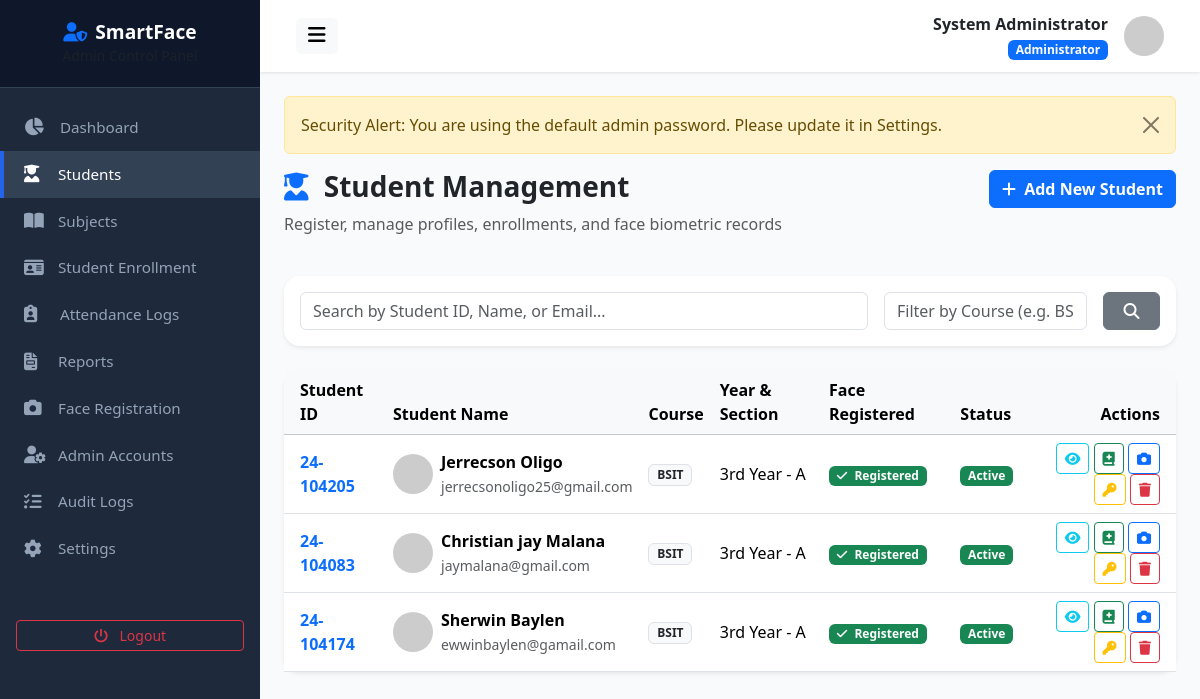
The app's page /admin/students.php (signed in) with its own data.
### tables this page shows
CREATE TABLE `users` (
  `id` int(11) NOT NULL AUTO_INCREMENT,
  `student_id` varchar(50) DEFAULT NULL,
  `first_name` varchar(100) NOT NULL,
  `middle_name` varchar(100) DEFAULT NULL,
  `last_name` varchar(100) NOT NULL,
  `email` varchar(150) NOT NULL,
  `username` varchar(100) NOT NULL,
  `password` varchar(255) NOT NULL,
  `role` enum('admin','student') NOT NULL DEFAULT 'student',
  `course` varchar(100) DEFAULT NULL,
  `year_level` varchar(20) DEFAULT NULL,
  `section` varchar(50) DEFAULT NULL,
  `contact_number` varchar(30) DEFAULT NULL,
  `profile_picture` varchar(255) DEFAULT 'default_avatar.png',
  `face_registered` tinyint(1) DEFAULT 0,
  `must_change_password` tinyint(1) DEFAULT 0,
  `status` enum('active','inactive') NOT NULL DEFAULT 'active',
  `created_at` datetime DEFAULT current_timestamp(),
  `updated_at` datetime DEFAULT current_timestamp() ON UPDATE current_timestamp(),
  PRIMARY KEY (`id`),
  UNIQUE KEY `email` (`email`),
  UNIQUE KEY `username` (`username`)
);

### admin/students.php (the view, shortened to what this page needs)
<?php
include __DIR__ . '/header.php';
$search = trim($_GET['search'] ?? '');
$courseFilter = trim($_GET['course'] ?? '');
$sql = "SELECT u.*, s.id as student_db_id, s.face_registered
        FROM users u
        JOIN students s ON u.id = s.user_id
        WHERE u.role = 'student'";
$params = [];
$sql .= " ORDER BY u.created_at DESC";
$stmt = $db->prepare($sql);
$stmt->execute($params);
$students = $stmt->fetchAll();
?>
<div class="row mb-4">
    <div class="col-md-8">
        <h3 class="fw-bold text-dark"><i class="fa-solid fa-user-graduate text-primary me-2"></i> Student Management</h3>
        <p class="text-muted">Register, manage profiles, enrollments, and face biometric records</p>
    </div>
    <div class="col-md-4 text-md-end">
        <button type="button" class="btn btn-primary fw-bold" data-bs-toggle="modal" data-bs-target="#addStudentModal">
            <i class="fa-solid fa-plus me-1"></i> Add New Student
        </button>
    </div>
</div>
<div class="card border-0 shadow-sm rounded-4 mb-4">
    <div class="card-body p-3">
        <form action="" method="GET" class="row g-3">
            <div class="col-md-8">
                <input type="text" name="search" class="form-control" placeholder="Search by Student ID, Name, or Email..." value="<?= e($search) ?>">
            </div>
            <div class="col-md-3">
                <input type="text" name="course" class="form-control" placeholder="Filter by Course (e.g. BSIT)" value="<?= e($courseFilter) ?>">
            </div>
            <div class="col-md-1">
                <button type="submit" class="btn btn-secondary w-100"><i class="fa-solid fa-search"></i></button>
            </div>
        </form>
    </div>
</div>
<div class="card border-0 shadow-sm rounded-4">
    <div class="card-body p-0">
        <div class="table-responsive">
            <table class="table table-hover align-middle mb-0">
                <thead class="table-light">
                    <tr>
                        <th class="ps-3">Student ID</th>
                        <th>Student Name</th>
                        <th>Course</th>
                        <th>Year & Section</th>
                        <th>Face Registered</th>
                        <th>Status</th>
                        <th class="text-end pe-3">Actions</th>
                    </tr>
                </thead>
                <tbody>
                    <?php if (empty($students)): ?>
                        <tr>
                            <td colspan="7" class="text-center py-4 text-muted">No students found.</td>
                        </tr>
                    <?php else: ?>
                        <?php foreach ($students as $stu): ?>
                            <tr>
                                <td class="ps-3 fw-bold text-primary"><?= htmlspecialchars($stu['student_id']) ?></td>
                                <td>
                                    <div class="d-flex align-items-center">
                                        <img src="<?= baseUrl('uploads/profiles/' . ($stu['profile_picture'] ?? 'default_avatar.png')) ?>" alt="Avatar" class="avatar-sm me-2" onerror="this.src='https://ui-avatars.com/api/?name=<?= urlencode($stu['first_name']) ?>&background=0D8ABC&color=fff'">
                                        <div>
                                            <div class="fw-bold"><?= htmlspecialchars($stu['first_name'] . ' ' . $stu['last_name']) ?></div>
                                            <small class="text-muted"><?= htmlspecialchars($stu['email']) ?></small>
                                        </div>
                                    </div>
                                </td>
                                <td><span class="badge bg-light text-dark border"><?= htmlspecialchars($stu['course']) ?></span></td>
                                <td><?= htmlspecialchars($stu['year_level']) ?> - <?= htmlspecialchars($stu['section']) ?></td>
                                <td>
                                    <?php if ($stu['face_registered']): ?>
                                        <span class="badge bg-success"><i class="fa-solid fa-check me-1"></i> Registered</span>
                                    <?php else: ?>
                                        <span class="badge bg-warning text-dark"><i class="fa-solid fa-triangle-exclamation me-1"></i> Pending</span>
                                    <?php endif; ?>
                                </td>
                                <td>
                                    <a href="?toggle_status_id=<?= $stu['id'] ?>" class="badge text-decoration-none <?= $stu['status'] === 'active' ? 'bg-success' : 'bg-secondary' ?>" onclick="return confirm('Toggle status for this account?')">
                                        <?= ucfirst($stu['status']) ?>
                                    </a>
                                </td>
                                <td class="text-end pe-3">
                                    <a href="<?= baseUrl('admin/student_view.php?id=' . $stu['student_db_id']) ?>" class="btn btn-sm btn-outline-info" title="View Profile">
                                        <i class="fa-solid fa-eye"></i>
                                    </a>
                                    <button type="button" class="btn btn-sm btn-outline-success" data-bs-toggle="modal" data-bs-target="#enrollModal<?= $stu['student_db_id'] ?>" title="Assign Subjects">
                                        <i class="fa-solid fa-book-medical"></i>
                                    </button>
                                    <a href="<?= baseUrl('admin/face_registration.php?student_id=' . $stu['student_db_id']) ?>" class="btn btn-sm btn-outline-primary" title="Register Face">
                                        <i class="fa-solid fa-camera"></i>
                                    </a>
                                    <button type="button" class="btn btn-sm btn-outline-warning" data-bs-toggle="modal" data-bs-target="#resetModal<?= $stu['id'] ?>" title="Reset Password">
                                        <i class="fa-solid fa-key"></i>
                                    </button>
                                    <a href="?delete_id=<?= $stu['id'] ?>" class="btn btn-sm btn-outline-danger" onclick="return confirm('Are you sure you want to delete this student account? All logs and enrollment records will be removed.')">
                                        <i class="fa-solid fa-trash"></i>
                                    </a>
                                </td>
                            </tr>
                        <?php endforeach; ?>
                    <?php endif; ?>
                </tbody>
            </table>
        </div>
    </div>
</div>
<?php include __DIR__ . '/footer.php'; ?>

### admin/header.php (shortened to what this page needs)
<?php
require_once __DIR__ . '/../config/config.php';
$db = getDB();
$stmt = $db->prepare("SELECT * FROM users WHERE id = ?");
$stmt->execute([$_SESSION['user_id']]);
$adminUser = $stmt->fetch();
?>
<!DOCTYPE html>
<html lang="en">
<head>
    <link href="https://cdn.jsdelivr.net/npm/bootstrap@5.3.2/dist/css/bootstrap.min.css" rel="stylesheet">
    <link href="https://cdnjs.cloudflare.com/ajax/libs/font-awesome/6.4.0/css/all.min.css" rel="stylesheet">
    <link href="<?= baseUrl('assets/css/style.css') ?>" rel="stylesheet">
</head>
<body>
<div class="wrapper">
    <?php include __DIR__ . '/sidebar.php'; ?>
    <div id="content">
        <nav class="navbar navbar-expand-lg top-navbar">
            <div class="container-fluid">
                <button type="button" id="sidebarCollapse" class="btn btn-light border-0">
                    <i class="fa-solid fa-bars fs-5"></i>
                </button>
                <div class="d-flex align-items-center ms-auto">
                    <div class="me-3 text-end d-none d-md-block">
                        <div class="fw-bold text-dark"><?= htmlspecialchars($adminUser['first_name'] . ' ' . $adminUser['last_name']) ?></div>
                        <small class="badge bg-primary">Administrator</small>
                    </div>
                    <img src="https://ui-avatars.com/api/?name=<?= urlencode($adminUser['first_name'] . ' ' . $adminUser['last_name']) ?>&background=1E293B&color=fff" alt="Avatar" class="avatar-sm">
                </div>
            </div>
        </nav>
        <div class="main-content">

### assets/css/style.css (style rules this page uses)
:root { --primary-color: #2563eb; --primary-hover: #1d4ed8; --secondary-color: #475569; --success-color: #10b981; --warning-color: #f59e0b; --danger-color: #ef4444; --info-color: #06b6d4; --dark-bg: #0f172a; --sidebar-width: 260px; --card-shadow: 0 4px 6px -1px rgba(0, 0, 0, 0.1), 0 2px 4px -1px rgba(0, 0, 0, 0.06); }
body { font-family: 'Segoe UI', system-ui, -apple-system, sans-serif; background-color: #f8fafc; color: #334155; min-height: 100vh; display: flex; flex-direction: column; }
.wrapper { display: flex; width: 100%; align-items: stretch; min-height: 100vh; }
#content { width: 100%; padding: 0; min-height: 100vh; display: flex; flex-direction: column; }
.top-navbar { background: #ffffff; box-shadow: 0 1px 3px 0 rgba(0, 0, 0, 0.1); padding: 0.75rem 1.5rem; }
.main-content { padding: 1.5rem; flex: 1; }
.avatar-sm { width: 40px; height: 40px; object-fit: cover; border-radius: 50%; }

### records on screen
users: first_name+last_name "System Administrator"
users: student "24-104205", first_name+last_name "Jerrecson Oligo", email "jerrecsonoligo25@gmail.com", course "BSIT", year_level "3rd Year", section "A", status "Active"
users: student "24-104083", first_name+last_name "Christian jay Malana", email "jaymalana@gmail.com", course "BSIT", year_level "3rd Year", section "A", status "Active"
users: student "24-104174", first_name+last_name "Sherwin Baylen", email "ewwinbaylen@gamail.com", course "BSIT", year_level "3rd Year", section "A", status "Active"

### other values on screen
$flash['message'] "Security Alert: You are using the default admin password. Please update it in Settings."
